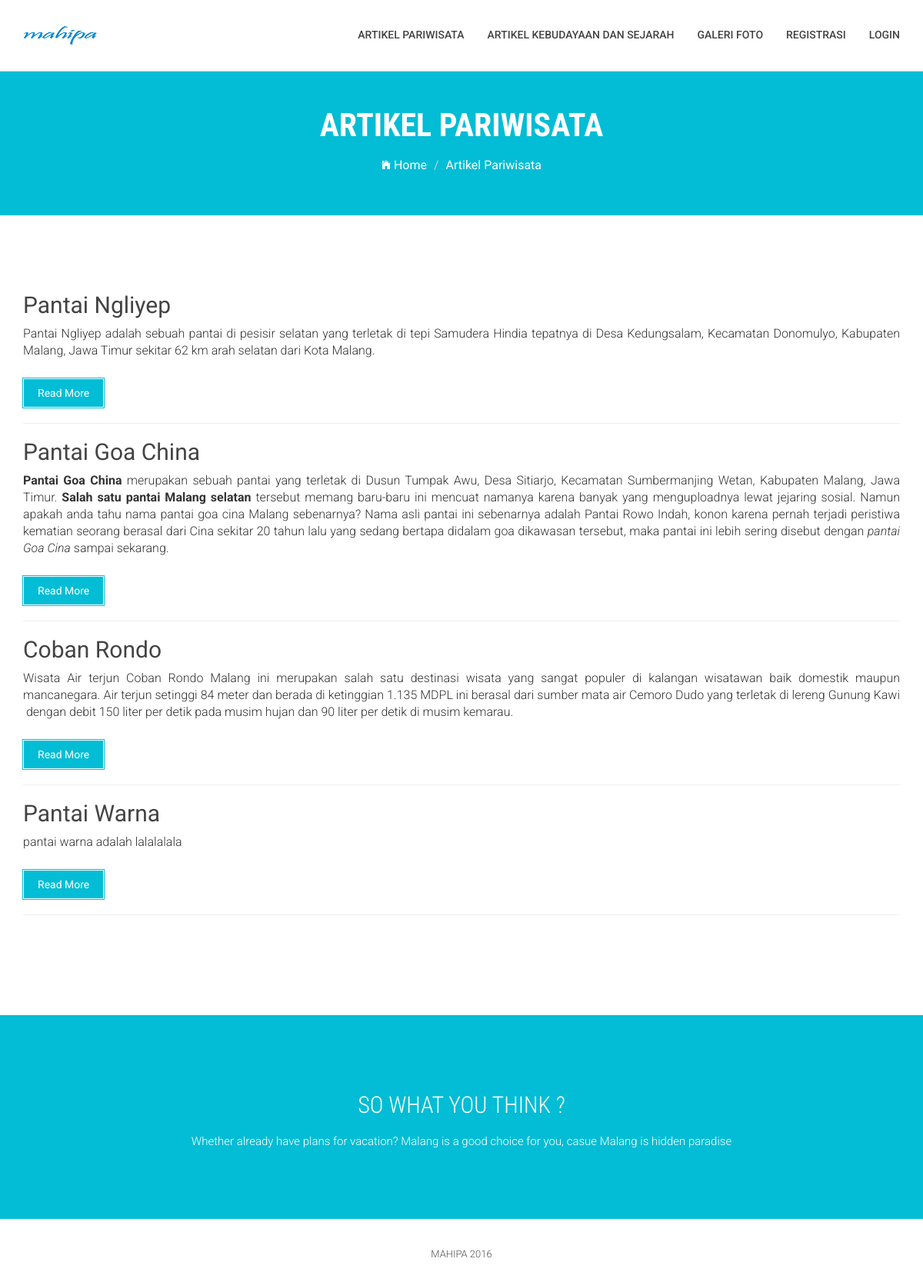
Page /index.php/artikelpar on the committed database.
### tables this page shows
CREATE TABLE `artikelpar` (
  `idArtikelPar` int(11) NOT NULL,
  `judul` varchar(100) NOT NULL,
  `isi` text NOT NULL,
  `ringkasan` text NOT NULL,
  `tanggal` timestamp NOT NULL DEFAULT CURRENT_TIMESTAMP ON UPDATE CURRENT_TIMESTAMP,
  `idUser` int(11) NOT NULL
);

### application/controllers/ArtikelPar.php (called while the page is built, shortened)
<?php if (! defined ('BASEPATH')) exit ('No direct script access allowed');
class ArtikelPar extends CI_Controller {
	public function __construct() {
		$this->load->helper('url');
		$this->load->model('artikelpar_model');
	}
	public function index() {
		$data['artikel'] = $this->artikelpar_model->daftarArtikelPar();
		if($this->session->userdata('username') == 'admin' && $this->session->userdata('is_login') == true) {
			$this->load->view('admin/ArtikelPar/viewArtikelParAdmin', $data);
		} elseif ($this->session->userdata('username') != 'admin' && $this->session->userdata('is_login') == true){
			$this->load->view('member/viewArtikelPar', $data);
		} else {
			$this->load->view('viewArtikelPar', $data);
		}
	}
}

### index.php (called while the page is built, shortened)
<?php
require_once BASEPATH.'core/CodeIgniter.php';

### application/models/ArtikelPar_model.php (called while the page is built, shortened)
<?php
class ArtikelPar_model extends CI_Model {
	public function daftarArtikelPar() {
		$artikel = $this->db->get('artikelpar');
		return $artikel->result();
	}
}

### application/views/viewArtikelPar.php (the view, shortened to what this page needs)
<!DOCTYPE html>
<html class="no-js">
    <head>
        <link rel="stylesheet" href="<?php echo base_url();?>/asset/css/bootstrap.min.css">
        <link rel="stylesheet" href="<?php echo base_url();?>/asset/css/ionicons.min.css">
        <link rel="stylesheet" href="<?php echo base_url();?>/asset/css/animate.css">
        <link rel="stylesheet" href="<?php echo base_url();?>/assetcss/slider.css">
        <link rel="stylesheet" href="<?php echo base_url();?>/asset/css/owl.carousel.css">
        <link rel="stylesheet" href="<?php echo base_url();?>/asset/css/owl.theme.css">
        <link rel="stylesheet" href="<?php echo base_url();?>/asset/css/jquery.fancybox.css">
        <link rel="stylesheet" href="<?php echo base_url();?>/asset/css/main.css">
        <link rel="stylesheet" href="<?php echo base_url();?>/asset/css/responsive.css">
    </head>
    <body>
        <header id="top-bar" class="navbar-fixed-top animated-header">
            <div class="container">
                <div class="navbar-header">
                    <div class="navbar-brand">
                        <a href="<?php echo base_url();?>">
                            <img src="<?php echo base_url(); ?>asset/image/logo.png" alt="">
                        </a>
                    </div>
                </div>
                <nav class="collapse navbar-collapse navbar-right" role="navigation">
                    <div class="main-menu">
                        <ul class="nav navbar-nav navbar-right">
                            <li><a href="<?php echo base_url();?>artikelpar/index">Artikel Pariwisata</a></li>
                            <li><a href="<?php echo base_url();?>artikelkebsej/index">Artikel Kebudayaan dan Sejarah</a></li>
                            <li><a href="<?php echo base_url();?>galerifoto/lihatfoto">Galeri Foto</a></li>
                            <li><a href="<?php echo base_url();?>authentifikasi/registrasi">Registrasi</a></li>
                            <li><a href="<?php echo base_url();?>authentifikasi/login">Login </a></li>
                        </ul>
                    </div>
                </nav>
            </div>
        </header>
        <section class="global-page-header">
            <div class="container">
                <div class="row">
                    <div class="col-md-12">
                        <div class="block">
                            <h2>Artikel Pariwisata</h2>
                            <ol class="breadcrumb">
                                <li>
                                    <a href="<?php echo base_url();?>">
                                        <i class="ion-ios-home"></i>
                                        Home
                                    </a>
                                </li>
                                <li class="active">Artikel Pariwisata</li>
                            </ol>
                        </div>
                    </div>
                </div>
            </div>
            </section>
            <section id="blog-full-width">
                <div class="container">
                    <div class="row">
                        <div class="col-md-12">
                            <article class="wow fadeInDown" data-wow-delay=".3s" data-wow-duration="500ms">
                                <div class="blog-content">
                                    <?php foreach($artikel as $row): ?>
                                    <h2 class="blogpost-title">
                                    <a href="<?php echo base_url();?>artikelpar/readartikelpar/<?php echo $row->idArtikelPar; ?>"><?php echo $row->judul; ?></a>
                                    </h2>
                                         <?php echo $row->ringkasan; ?>
                                    <a href="<?php echo base_url();?>artikelpar/readartikelpar/<?php echo $row->idArtikelPar; ?>" class="btn btn-dafault btn-details">Read More</a>
                                     <hr size="16px" width="100%" align="right">
                                    <?php endforeach; ?>
                               </div>
                            </article>
                        </div>
                    </div>
                </div>
            </section>
            <section id="call-to-action">
                <div class="container">
                    <div class="row">
                        <div class="col-md-12">
                            <div class="block">
                                <h2 class="title wow fadeInDown" data-wow-delay=".3s" data-wow-duration="500ms">SO WHAT YOU THINK ?</h1>
                                <p class="wow fadeInDown" data-wow-delay=".5s" data-wow-duration="500ms">Whether already have plans for vacation? Malang is a good choice for you, casue Malang is hidden paradise</p>
                            </div>
                        </div>
                    </div>
                </div>
            </section>
            <footer id="footer">
                <div class="container">
                    <div class="col-md-12 text-center">
                        <p class="copyright" ><span>MAHIPA 2016</span></a></p>
                    </div>
                </div>
                </footer>
            </body>
        </html>
    </html>

### asset/css/main.css (style rules this page uses)
body { font-family: 'Roboto', sans-serif; }
h1, h2, h3, h4, h5, h6 { font-family: 'Roboto Condensed', sans-serif; }
p { font-family: 'Roboto', sans-serif; line-height: 22px; font-size: 16px; font-weight: 300; }
ul { padding-left: 0; }
ul li { list-style: none; }
h2 { font-size: 26px; }
.title { font-size: 30px; line-height: 1.1; font-weight: 300; color: #333; text-transform: uppercase; margin-bottom: 20px; }
.navbar-header .navbar-brand { padding: 5px 0; }
.navbar-header .navbar-brand a { height: auto; display: inline-block; margin-top: 8px; }
#top-bar { background: #fff; color: #fff; -webkit-transition: all 0.2s ease-out 0s; transition: all 0.2s ease-out 0s; padding: 15px 0; -webkit-box-shadow: 0 0 3px 0 rgba(0, 0, 0, 0.1); box-shadow: 0 0 3px 0 rgba(0, 0, 0, 0.1); border-bottom: 1px solid #dedede; }
#top-bar.animated-header { padding: 20px 0; background: #ffffff; box-shadow: none; }
#top-bar .main-menu li > a { color: #444; }
#top-bar .main-menu li { position: relative; }
#top-bar .main-menu li a { font-size: 14px; font-weight: 500; border-bottom: 2px solid transparent; -webkit-transition: .3s all; -o-transition: .3s all; transition: .3s all; text-transform: uppercase; }
#call-to-action { background: #02bdd5; background-size: cover; background-attachment: fixed; padding: 80px 0; text-align: center; position: relative; color: #fff; }
#call-to-action .block { position: relative; z-index: 99; color: #fff; }
#call-to-action .block h2 { margin-bottom: 15px; color: #fff; }
#call-to-action .block p { font-size: 15px; font-weight: 300; font-family: 'Roboto', sans-serif; margin-top: 20px; }
#footer { background: #fff; padding: 25px 0; color: #555; }
#footer .copyright { font-size: 13px; margin-bottom: 0; margin-top: 10px; }
.global-page-header { background-attachment: fixed; background-size: cover; padding: 120px 0 25px 0; position: relative; background: #02bdd5; color: #fff; }
.global-page-header h2 { font-size: 42px; font-weight: bold; color: #fff; text-transform: uppercase; }
.global-page-header .breadcrumb { background: none; font-size: 16px; padding: 8px 0; }
.global-page-header .breadcrumb .active { color: #fff; }
.global-page-header .breadcrumb li a { color: #fff; }
.global-page-header .block { position: relative; z-index: 99; text-align: center; }
#blog-full-width { padding: 40px 0 80px; }
article { padding: 30px 0; }
.blog-content h2 { font-family: 'Roboto', sans-serif; }
.blog-content h2 a { color: #444; font-weight: 400; font-size: 30px; }
.blog-content .btn-details { color: #02bdd5; padding: 0; background: #02bdd5; color: #fff; padding: 8px 18px; border-radius: 0; margin-top: 15px; border: 1px solid #fff; box-shadow: 0px 0px 0px 1px #02bdd5; }
.container { padding-right: 15px; padding-left: 15px; margin-right: auto; margin-left: auto; }

### rows in the picture
artikelpar: judul "Pantai Ngliyep", ringkasan "Pantai Ngliyep adalah sebuah pantai di pesisir selatan yang terletak di tepi Samudera Hindia tepatnya di Desa Kedungsalam, Kecamatan Donomulyo, Kabupaten Malang, Jawa Timur sekitar 62 km arah selatan dari Kota Malang."
artikelpar: judul "Pantai Goa China", ringkasan "Pantai Goa China merupakan sebuah pantai yang terletak di Dusun Tumpak Awu, Desa Sitiarjo, Kecamatan Sumbermanjing Wetan, Kabupaten Malang, Jawa Timur. Salah satu pantai Malang selatan tersebut memang baru-baru ini mencuat namanya karena banyak yang menguploadnya lewat jejaring sosial. Namun apakah anda tahu nama pantai goa cina Malang sebenarnya? Nama asli pantai ini sebenarnya adalah Pantai Rowo Indah, konon karena pernah terjadi peristiwa kematian seorang berasal dari Cina sekitar 20 tahun lalu yang sedang bertapa didalam goa dikawasan tersebut, maka pantai ini lebih sering disebut dengan pantai Goa Cina sampai sekarang."
artikelpar: judul "Coban Rondo", ringkasan "Wisata Air terjun Coban Rondo Malang ini merupakan salah satu destinasi wisata yang sangat populer di kalangan wisatawan baik domestik maupun mancanegara. Air terjun setinggi 84 meter dan berada di ketinggian 1.135 MDPL ini berasal dari sumber mata air Cemoro Dudo yang terletak di lereng Gunung Kawi dengan debit 150 liter per detik pada musim hujan dan 90 liter per detik di musim kemarau."
artikelpar: judul "Pantai Warna", ringkasan "pantai warna adalah lalalalala"
